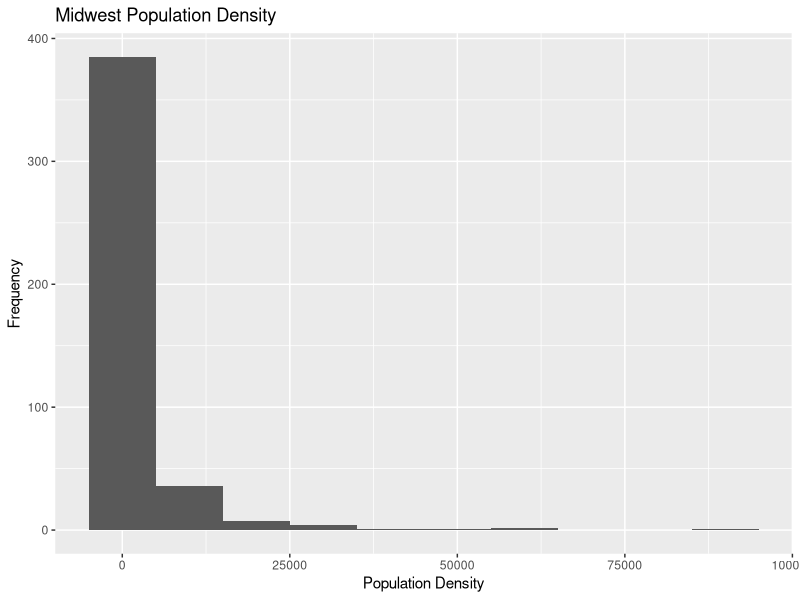
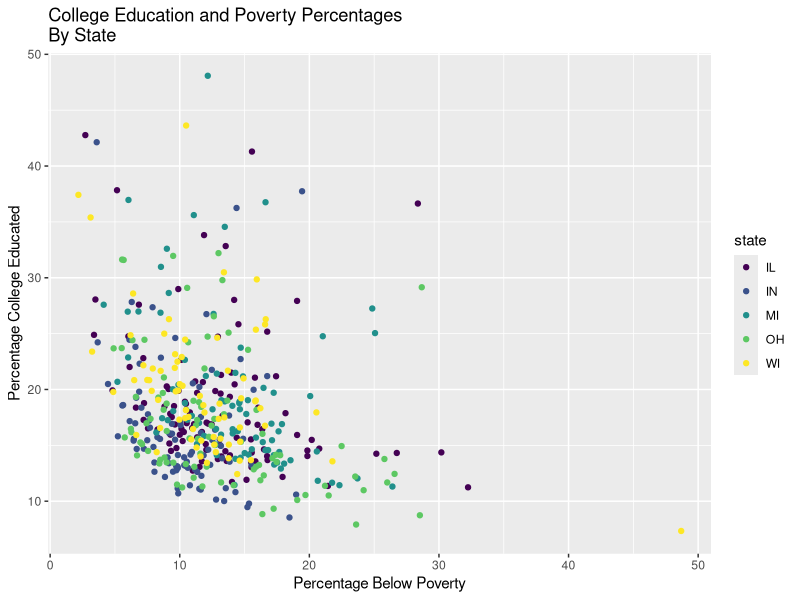

Write R code to recreate these figures, in order.
## ---- chunk 1
#| label: load-packages
#| message: false

library(tidyverse)
library(viridis)
## ---- chunk 2
#|pop_density
ggplot(midwest, aes(x = popdensity))+
  geom_histogram(binwidth = 10000)+
  labs(title = "Midwest Population Density", y = "Frequency", x = "Population Density")

## ---- chunk 3
#|College
ggplot(midwest, aes(x = percbelowpoverty, y = percollege, color = state))+
  geom_point()+
  labs(title = "College Education and Poverty Percentages \nBy State", x = "Percentage Below Poverty", y = "Percentage College Educated") +
scale_color_viridis_d()

